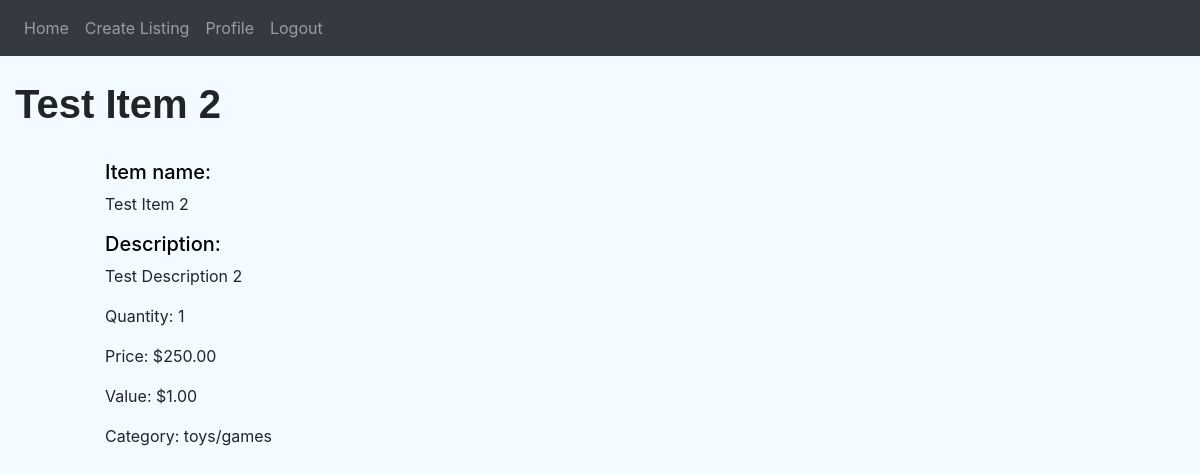
Screenshot of /item/27 (signed in) with the database file from the repository.
### website/models.py (models this page shows)
class Item(db.Model):
    id = db.Column(db.Integer, primary_key=True, index=True)
    name = db.Column(db.String(255), index=True)
    category_id = db.Column(db.Integer, db.ForeignKey("category.id"), index=True)
    is_available = db.Column(db.Boolean, nullable=False, default=True)
    description = db.Column(db.Text, index=True)
    owner_id = db.Column(db.Integer, db.ForeignKey("user.id"))  # ??????????
    date_created = db.Column(db.DATETIME, default=datetime.utcnow, index=True)
    price_in_cents = db.Column(db.Integer, nullable=False, index=True)  # Same thing here
    quantity = db.Column(db.Integer, default=1, index=True)
    value_in_cents = db.Column(db.Integer, nullable=False, index=True)
    image_name = db.Column(db.String(255), index=True)
    item_reviews = db.relationship("Review", backref="item")  # the item being reviewed
    orders = db.relationship("Order", backref="item")

class Category(db.Model):
    id = db.Column(db.Integer, primary_key=True, index=True)
    category = db.Column(db.String(255), index=True)
    items = db.relationship("Item", backref="category")

### website/user_profile.py (the view)
@user_profile.route('/item/<item_id>', methods=['GET', 'POST'])
@login_required
def display_item(item_id):
    current_item = Item.query.get(item_id)
    category = Category.query.get(current_item.category_id)
    return render_template('item.html', user=current_user, currentItem=current_item,
                           category=category)

### website/templates/item.html (shortened to what this page needs)
{% extends "base.html" %} {% block title %}ITEM{% endblock %} {% block content
    %}
    <head>
      <link rel="stylesheet" href="../static/css/rental.css" />
    </head>
    <body style="background-color: rgb(242, 251, 255)">
      <br />
      <h1
        style="
          font-family: Verdana, Geneva, Tahoma, sans-serif;
          text-shadow: 0 0 2px #ffffff;
          font-weight: bold;
        ">
        {{ currentItem.name }}
      </h1>
      <div class="container py-4">
        <div class="row">
        <div class="col-6 big-box">
            <div class="col-md-10 col-lg-20 mx-auto">
                <form method="POST">
                    <div class="form-group">
                        <h5 style="color: rgb(0, 0, 0)">Item name:</h5>
                        {{ currentItem.name }}
                    </div>
                    <div class="form-group">
                        <h5 style="color: rgb(0, 0, 0)">Description:</h5>
                        {{ currentItem.description}}
                    </div>
                    <div class="form-group">
                        Quantity: {{currentItem.quantity}}
                    </div>
                    <div class="form-group">
                        Price: {{"${:.2f}".format(currentItem.price_in_cents/100)}}
                    </div>
                    <div class="form-group">
                        Value:  {{"${:.2f}".format(currentItem.value_in_cents/100)}}
                    </div>
                    <div class="form-group">
                        Category:   {{ category.category }}
                    </div>
                </form>
            </div>
        </div>
    </div>
    </div>
      {% endblock %}

### rows the page displays
Item: name "Test Item 2", description "Test Description 2", quantity "1", currentItem.price_in_cents/100 "$250.00", currentItem.value_in_cents/100 "$1.00"
Category: category "toys/games"
